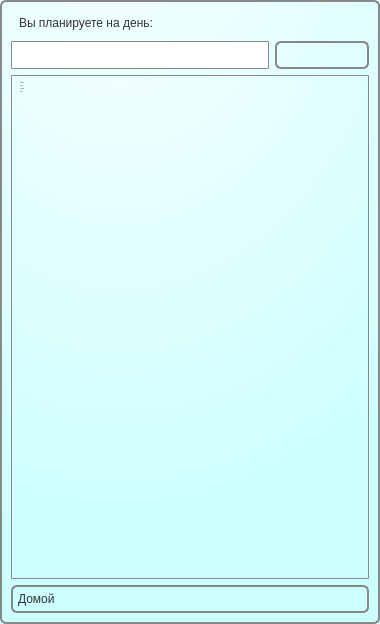
<?xml version="1.0" encoding="UTF-8"?>
<ui version="4.0">
 <class>LunchTimesList</class>
 <widget class="QWidget" name="LunchTimesList">
  <property name="geometry">
   <rect>
    <x>0</x>
    <y>0</y>
    <width>380</width>
    <height>624</height>
   </rect>
  </property>
  <property name="sizePolicy">
   <sizepolicy hsizetype="Fixed" vsizetype="Fixed">
    <horstretch>0</horstretch>
    <verstretch>0</verstretch>
   </sizepolicy>
  </property>
  <property name="palette">
   <palette>
    <active>
     <colorrole role="WindowText">
      <brush brushstyle="SolidPattern">
       <color alpha="255">
        <red>51</red>
        <green>51</green>
        <blue>51</blue>
       </color>
      </brush>
     </colorrole>
     <colorrole role="Button">
      <brush brushstyle="RadialGradientPattern">
       <gradient centralx="0.300000000000000" centraly="-0.400000000000000" focalx="0.300000000000000" focaly="-0.400000000000000" radius="1.300000000000000" type="RadialGradient" spread="PadSpread" coordinatemode="ObjectBoundingMode">
        <gradientstop position="0.000000000000000">
         <color alpha="255">
          <red>255</red>
          <green>255</green>
          <blue>255</blue>
         </color>
        </gradientstop>
        <gradientstop position="1.000000000000000">
         <color alpha="255">
          <red>205</red>
          <green>255</green>
          <blue>255</blue>
         </color>
        </gradientstop>
       </gradient>
      </brush>
     </colorrole>
     <colorrole role="Text">
      <brush brushstyle="SolidPattern">
       <color alpha="255">
        <red>51</red>
        <green>51</green>
        <blue>51</blue>
       </color>
      </brush>
     </colorrole>
     <colorrole role="ButtonText">
      <brush brushstyle="SolidPattern">
       <color alpha="255">
        <red>51</red>
        <green>51</green>
        <blue>51</blue>
       </color>
      </brush>
     </colorrole>
     <colorrole role="Base">
      <brush brushstyle="RadialGradientPattern">
       <gradient centralx="0.300000000000000" centraly="-0.400000000000000" focalx="0.300000000000000" focaly="-0.400000000000000" radius="1.300000000000000" type="RadialGradient" spread="PadSpread" coordinatemode="ObjectBoundingMode">
        <gradientstop position="0.000000000000000">
         <color alpha="255">
          <red>255</red>
          <green>255</green>
          <blue>255</blue>
         </color>
        </gradientstop>
        <gradientstop position="1.000000000000000">
         <color alpha="255">
          <red>205</red>
          <green>255</green>
          <blue>255</blue>
         </color>
        </gradientstop>
       </gradient>
      </brush>
     </colorrole>
     <colorrole role="Window">
      <brush brushstyle="RadialGradientPattern">
       <gradient centralx="0.300000000000000" centraly="-0.400000000000000" focalx="0.300000000000000" focaly="-0.400000000000000" radius="1.300000000000000" type="RadialGradient" spread="PadSpread" coordinatemode="ObjectBoundingMode">
        <gradientstop position="0.000000000000000">
         <color alpha="255">
          <red>255</red>
          <green>255</green>
          <blue>255</blue>
         </color>
        </gradientstop>
        <gradientstop position="1.000000000000000">
         <color alpha="255">
          <red>205</red>
          <green>255</green>
          <blue>255</blue>
         </color>
        </gradientstop>
       </gradient>
      </brush>
     </colorrole>
    </active>
    <inactive>
     <colorrole role="WindowText">
      <brush brushstyle="SolidPattern">
       <color alpha="255">
        <red>51</red>
        <green>51</green>
        <blue>51</blue>
       </color>
      </brush>
     </colorrole>
     <colorrole role="Button">
      <brush brushstyle="RadialGradientPattern">
       <gradient centralx="0.300000000000000" centraly="-0.400000000000000" focalx="0.300000000000000" focaly="-0.400000000000000" radius="1.300000000000000" type="RadialGradient" spread="PadSpread" coordinatemode="ObjectBoundingMode">
        <gradientstop position="0.000000000000000">
         <color alpha="255">
          <red>255</red>
          <green>255</green>
          <blue>255</blue>
         </color>
        </gradientstop>
        <gradientstop position="1.000000000000000">
         <color alpha="255">
          <red>205</red>
          <green>255</green>
          <blue>255</blue>
         </color>
        </gradientstop>
       </gradient>
      </brush>
     </colorrole>
     <colorrole role="Text">
      <brush brushstyle="SolidPattern">
       <color alpha="255">
        <red>51</red>
        <green>51</green>
        <blue>51</blue>
       </color>
      </brush>
     </colorrole>
     <colorrole role="ButtonText">
      <brush brushstyle="SolidPattern">
       <color alpha="255">
        <red>51</red>
        <green>51</green>
        <blue>51</blue>
       </color>
      </brush>
     </colorrole>
     <colorrole role="Base">
      <brush brushstyle="RadialGradientPattern">
       <gradient centralx="0.300000000000000" centraly="-0.400000000000000" focalx="0.300000000000000" focaly="-0.400000000000000" radius="1.300000000000000" type="RadialGradient" spread="PadSpread" coordinatemode="ObjectBoundingMode">
        <gradientstop position="0.000000000000000">
         <color alpha="255">
          <red>255</red>
          <green>255</green>
          <blue>255</blue>
         </color>
        </gradientstop>
        <gradientstop position="1.000000000000000">
         <color alpha="255">
          <red>205</red>
          <green>255</green>
          <blue>255</blue>
         </color>
        </gradientstop>
       </gradient>
      </brush>
     </colorrole>
     <colorrole role="Window">
      <brush brushstyle="RadialGradientPattern">
       <gradient centralx="0.300000000000000" centraly="-0.400000000000000" focalx="0.300000000000000" focaly="-0.400000000000000" radius="1.300000000000000" type="RadialGradient" spread="PadSpread" coordinatemode="ObjectBoundingMode">
        <gradientstop position="0.000000000000000">
         <color alpha="255">
          <red>255</red>
          <green>255</green>
          <blue>255</blue>
         </color>
        </gradientstop>
        <gradientstop position="1.000000000000000">
         <color alpha="255">
          <red>205</red>
          <green>255</green>
          <blue>255</blue>
         </color>
        </gradientstop>
       </gradient>
      </brush>
     </colorrole>
    </inactive>
    <disabled>
     <colorrole role="WindowText">
      <brush brushstyle="SolidPattern">
       <color alpha="255">
        <red>51</red>
        <green>51</green>
        <blue>51</blue>
       </color>
      </brush>
     </colorrole>
     <colorrole role="Button">
      <brush brushstyle="RadialGradientPattern">
       <gradient centralx="0.300000000000000" centraly="-0.400000000000000" focalx="0.300000000000000" focaly="-0.400000000000000" radius="1.300000000000000" type="RadialGradient" spread="PadSpread" coordinatemode="ObjectBoundingMode">
        <gradientstop position="0.000000000000000">
         <color alpha="255">
          <red>255</red>
          <green>255</green>
          <blue>255</blue>
         </color>
        </gradientstop>
        <gradientstop position="1.000000000000000">
         <color alpha="255">
          <red>205</red>
          <green>255</green>
          <blue>255</blue>
         </color>
        </gradientstop>
       </gradient>
      </brush>
     </colorrole>
     <colorrole role="Text">
      <brush brushstyle="SolidPattern">
       <color alpha="255">
        <red>51</red>
        <green>51</green>
        <blue>51</blue>
       </color>
      </brush>
     </colorrole>
     <colorrole role="ButtonText">
      <brush brushstyle="SolidPattern">
       <color alpha="255">
        <red>51</red>
        <green>51</green>
        <blue>51</blue>
       </color>
      </brush>
     </colorrole>
     <colorrole role="Base">
      <brush brushstyle="RadialGradientPattern">
       <gradient centralx="0.300000000000000" centraly="-0.400000000000000" focalx="0.300000000000000" focaly="-0.400000000000000" radius="1.300000000000000" type="RadialGradient" spread="PadSpread" coordinatemode="ObjectBoundingMode">
        <gradientstop position="0.000000000000000">
         <color alpha="255">
          <red>255</red>
          <green>255</green>
          <blue>255</blue>
         </color>
        </gradientstop>
        <gradientstop position="1.000000000000000">
         <color alpha="255">
          <red>205</red>
          <green>255</green>
          <blue>255</blue>
         </color>
        </gradientstop>
       </gradient>
      </brush>
     </colorrole>
     <colorrole role="Window">
      <brush brushstyle="RadialGradientPattern">
       <gradient centralx="0.300000000000000" centraly="-0.400000000000000" focalx="0.300000000000000" focaly="-0.400000000000000" radius="1.300000000000000" type="RadialGradient" spread="PadSpread" coordinatemode="ObjectBoundingMode">
        <gradientstop position="0.000000000000000">
         <color alpha="255">
          <red>255</red>
          <green>255</green>
          <blue>255</blue>
         </color>
        </gradientstop>
        <gradientstop position="1.000000000000000">
         <color alpha="255">
          <red>205</red>
          <green>255</green>
          <blue>255</blue>
         </color>
        </gradientstop>
       </gradient>
      </brush>
     </colorrole>
    </disabled>
   </palette>
  </property>
  <property name="windowTitle">
   <string>Типы трапез</string>
  </property>
  <property name="styleSheet">
   <string notr="true"> 
 QWidget {
color: #333;
border: 2px solid #888888;
font: 12pt &quot;Arial&quot;;
border-radius: 6px;
padding: 5px;
background: qradialgradient(cx: 0.3, cy: -0.4,
fx: 0.3, fy: -0.4,
radius: 1.3, stop: 0 #fff, stop: 1 #cdffff);
min-width: 80px;
}
 
</string>
  </property>
  <layout class="QGridLayout" name="gridLayout">
   <item row="1" column="0">
    <widget class="QLineEdit" name="dayEdit">
     <property name="enabled">
      <bool>false</bool>
     </property>
     <property name="styleSheet">
      <string notr="true"> 
 QLineEdit {
color: #333;
border: 1px solid #888888;
font: 24pt &quot;Arial&quot;;
border-radius: 1px;
padding: 5px;
background: qradialgradient(cx: 0.3, cy: -0.4,
fx: 0.3, fy: -0.4,
radius: 1.3, stop: 0 #fff, stop: 1 #cdffff);
min-width: 80px;
text-align:left
}
</string>
     </property>
    </widget>
   </item>
   <item row="1" column="1">
    <widget class="QPushButton" name="calendarButton">
     <property name="sizePolicy">
      <sizepolicy hsizetype="Fixed" vsizetype="Fixed">
       <horstretch>0</horstretch>
       <verstretch>0</verstretch>
      </sizepolicy>
     </property>
     <property name="styleSheet">
      <string notr="true"> QPushButton {
color: #333;
border: 2px solid #888888;
font: 30pt &quot;Arial&quot;;
border-radius: 6px;
padding: 5px;
background: qradialgradient(cx: 0.3, cy: -0.4,
fx: 0.3, fy: -0.4,
radius: 1.3, stop: 0 #fff, stop: 1 #cdffff);
min-width: 80px;
}</string>
     </property>
     <property name="text">
      <string/>
     </property>
     <property name="icon">
      <iconset resource="images_resources.qrc">
       <normaloff>:/images/img/calendar_2991.png</normaloff>:/images/img/calendar_2991.png</iconset>
     </property>
     <property name="iconSize">
      <size>
       <width>48</width>
       <height>48</height>
      </size>
     </property>
    </widget>
   </item>
   <item row="2" column="0" colspan="2">
    <widget class="QListWidget" name="lunchTimesListWidget">
     <property name="palette">
      <palette>
       <active>
        <colorrole role="WindowText">
         <brush brushstyle="SolidPattern">
          <color alpha="255">
           <red>51</red>
           <green>51</green>
           <blue>51</blue>
          </color>
         </brush>
        </colorrole>
        <colorrole role="Button">
         <brush brushstyle="RadialGradientPattern">
          <gradient centralx="0.300000000000000" centraly="-0.400000000000000" focalx="0.300000000000000" focaly="-0.400000000000000" radius="1.300000000000000" type="RadialGradient" spread="PadSpread" coordinatemode="ObjectBoundingMode">
           <gradientstop position="0.000000000000000">
            <color alpha="255">
             <red>255</red>
             <green>255</green>
             <blue>255</blue>
            </color>
           </gradientstop>
           <gradientstop position="1.000000000000000">
            <color alpha="255">
             <red>205</red>
             <green>255</green>
             <blue>255</blue>
            </color>
           </gradientstop>
          </gradient>
         </brush>
        </colorrole>
        <colorrole role="Text">
         <brush brushstyle="SolidPattern">
          <color alpha="255">
           <red>51</red>
           <green>51</green>
           <blue>51</blue>
          </color>
         </brush>
        </colorrole>
        <colorrole role="BrightText">
         <brush brushstyle="SolidPattern">
          <color alpha="255">
           <red>205</red>
           <green>255</green>
           <blue>255</blue>
          </color>
         </brush>
        </colorrole>
        <colorrole role="ButtonText">
         <brush brushstyle="SolidPattern">
          <color alpha="255">
           <red>51</red>
           <green>51</green>
           <blue>51</blue>
          </color>
         </brush>
        </colorrole>
        <colorrole role="Base">
         <brush brushstyle="RadialGradientPattern">
          <gradient centralx="0.300000000000000" centraly="-0.400000000000000" focalx="0.300000000000000" focaly="-0.400000000000000" radius="1.300000000000000" type="RadialGradient" spread="PadSpread" coordinatemode="ObjectBoundingMode">
           <gradientstop position="0.000000000000000">
            <color alpha="255">
             <red>255</red>
             <green>255</green>
             <blue>255</blue>
            </color>
           </gradientstop>
           <gradientstop position="1.000000000000000">
            <color alpha="255">
             <red>205</red>
             <green>255</green>
             <blue>255</blue>
            </color>
           </gradientstop>
          </gradient>
         </brush>
        </colorrole>
        <colorrole role="Window">
         <brush brushstyle="RadialGradientPattern">
          <gradient centralx="0.300000000000000" centraly="-0.400000000000000" focalx="0.300000000000000" focaly="-0.400000000000000" radius="1.300000000000000" type="RadialGradient" spread="PadSpread" coordinatemode="ObjectBoundingMode">
           <gradientstop position="0.000000000000000">
            <color alpha="255">
             <red>255</red>
             <green>255</green>
             <blue>255</blue>
            </color>
           </gradientstop>
           <gradientstop position="1.000000000000000">
            <color alpha="255">
             <red>205</red>
             <green>255</green>
             <blue>255</blue>
            </color>
           </gradientstop>
          </gradient>
         </brush>
        </colorrole>
       </active>
       <inactive>
        <colorrole role="WindowText">
         <brush brushstyle="SolidPattern">
          <color alpha="255">
           <red>51</red>
           <green>51</green>
           <blue>51</blue>
          </color>
         </brush>
        </colorrole>
        <colorrole role="Button">
         <brush brushstyle="RadialGradientPattern">
          <gradient centralx="0.300000000000000" centraly="-0.400000000000000" focalx="0.300000000000000" focaly="-0.400000000000000" radius="1.300000000000000" type="RadialGradient" spread="PadSpread" coordinatemode="ObjectBoundingMode">
           <gradientstop position="0.000000000000000">
            <color alpha="255">
             <red>255</red>
             <green>255</green>
             <blue>255</blue>
            </color>
           </gradientstop>
           <gradientstop position="1.000000000000000">
            <color alpha="255">
             <red>205</red>
             <green>255</green>
             <blue>255</blue>
            </color>
           </gradientstop>
          </gradient>
         </brush>
        </colorrole>
        <colorrole role="Text">
         <brush brushstyle="SolidPattern">
          <color alpha="255">
           <red>51</red>
           <green>51</green>
           <blue>51</blue>
          </color>
         </brush>
        </colorrole>
        <colorrole role="BrightText">
         <brush brushstyle="SolidPattern">
          <color alpha="255">
           <red>205</red>
           <green>255</green>
           <blue>255</blue>
          </color>
         </brush>
        </colorrole>
        <colorrole role="ButtonText">
         <brush brushstyle="SolidPattern">
          <color alpha="255">
           <red>51</red>
           <green>51</green>
           <blue>51</blue>
          </color>
         </brush>
        </colorrole>
        <colorrole role="Base">
         <brush brushstyle="RadialGradientPattern">
          <gradient centralx="0.300000000000000" centraly="-0.400000000000000" focalx="0.300000000000000" focaly="-0.400000000000000" radius="1.300000000000000" type="RadialGradient" spread="PadSpread" coordinatemode="ObjectBoundingMode">
           <gradientstop position="0.000000000000000">
            <color alpha="255">
             <red>255</red>
             <green>255</green>
             <blue>255</blue>
            </color>
           </gradientstop>
           <gradientstop position="1.000000000000000">
            <color alpha="255">
             <red>205</red>
             <green>255</green>
             <blue>255</blue>
            </color>
           </gradientstop>
          </gradient>
         </brush>
        </colorrole>
        <colorrole role="Window">
         <brush brushstyle="RadialGradientPattern">
          <gradient centralx="0.300000000000000" centraly="-0.400000000000000" focalx="0.300000000000000" focaly="-0.400000000000000" radius="1.300000000000000" type="RadialGradient" spread="PadSpread" coordinatemode="ObjectBoundingMode">
           <gradientstop position="0.000000000000000">
            <color alpha="255">
             <red>255</red>
             <green>255</green>
             <blue>255</blue>
            </color>
           </gradientstop>
           <gradientstop position="1.000000000000000">
            <color alpha="255">
             <red>205</red>
             <green>255</green>
             <blue>255</blue>
            </color>
           </gradientstop>
          </gradient>
         </brush>
        </colorrole>
       </inactive>
       <disabled>
        <colorrole role="WindowText">
         <brush brushstyle="SolidPattern">
          <color alpha="255">
           <red>51</red>
           <green>51</green>
           <blue>51</blue>
          </color>
         </brush>
        </colorrole>
        <colorrole role="Button">
         <brush brushstyle="RadialGradientPattern">
          <gradient centralx="0.300000000000000" centraly="-0.400000000000000" focalx="0.300000000000000" focaly="-0.400000000000000" radius="1.300000000000000" type="RadialGradient" spread="PadSpread" coordinatemode="ObjectBoundingMode">
           <gradientstop position="0.000000000000000">
            <color alpha="255">
             <red>255</red>
             <green>255</green>
             <blue>255</blue>
            </color>
           </gradientstop>
           <gradientstop position="1.000000000000000">
            <color alpha="255">
             <red>205</red>
             <green>255</green>
             <blue>255</blue>
            </color>
           </gradientstop>
          </gradient>
         </brush>
        </colorrole>
        <colorrole role="Text">
         <brush brushstyle="SolidPattern">
          <color alpha="255">
           <red>51</red>
           <green>51</green>
           <blue>51</blue>
          </color>
         </brush>
        </colorrole>
        <colorrole role="BrightText">
         <brush brushstyle="SolidPattern">
          <color alpha="255">
           <red>205</red>
           <green>255</green>
           <blue>255</blue>
          </color>
         </brush>
        </colorrole>
        <colorrole role="ButtonText">
         <brush brushstyle="SolidPattern">
          <color alpha="255">
           <red>51</red>
           <green>51</green>
           <blue>51</blue>
          </color>
         </brush>
        </colorrole>
        <colorrole role="Base">
         <brush brushstyle="RadialGradientPattern">
          <gradient centralx="0.300000000000000" centraly="-0.400000000000000" focalx="0.300000000000000" focaly="-0.400000000000000" radius="1.300000000000000" type="RadialGradient" spread="PadSpread" coordinatemode="ObjectBoundingMode">
           <gradientstop position="0.000000000000000">
            <color alpha="255">
             <red>255</red>
             <green>255</green>
             <blue>255</blue>
            </color>
           </gradientstop>
           <gradientstop position="1.000000000000000">
            <color alpha="255">
             <red>205</red>
             <green>255</green>
             <blue>255</blue>
            </color>
           </gradientstop>
          </gradient>
         </brush>
        </colorrole>
        <colorrole role="Window">
         <brush brushstyle="RadialGradientPattern">
          <gradient centralx="0.300000000000000" centraly="-0.400000000000000" focalx="0.300000000000000" focaly="-0.400000000000000" radius="1.300000000000000" type="RadialGradient" spread="PadSpread" coordinatemode="ObjectBoundingMode">
           <gradientstop position="0.000000000000000">
            <color alpha="255">
             <red>255</red>
             <green>255</green>
             <blue>255</blue>
            </color>
           </gradientstop>
           <gradientstop position="1.000000000000000">
            <color alpha="255">
             <red>205</red>
             <green>255</green>
             <blue>255</blue>
            </color>
           </gradientstop>
          </gradient>
         </brush>
        </colorrole>
       </disabled>
      </palette>
     </property>
     <property name="font">
      <font>
       <family>pt Arial</family>
       <pointsize>-1</pointsize>
       <weight>50</weight>
       <italic>false</italic>
       <bold>false</bold>
      </font>
     </property>
     <property name="styleSheet">
      <string notr="true"> QListWidget {
color: #333;
border: 1px solid #888888;
font: 36px pt &quot;Arial&quot;;
border-radius: 1px;
padding: 5px;
background: qradialgradient(cx: 0.3, cy: -0.4,
fx: 0.3, fy: -0.4,
radius: 1.3, stop: 0 #fff, stop: 1 #cdffff);
min-width: 80px;
text-align:left
}</string>
     </property>
     <property name="frameShape">
      <enum>QFrame::NoFrame</enum>
     </property>
     <property name="frameShadow">
      <enum>QFrame::Plain</enum>
     </property>
     <item>
      <property name="text">
       <string>Завтрак</string>
      </property>
     </item>
     <item>
      <property name="text">
       <string>Обед</string>
      </property>
     </item>
     <item>
      <property name="text">
       <string>Полдник</string>
      </property>
     </item>
     <item>
      <property name="text">
       <string>Ужин</string>
      </property>
     </item>
    </widget>
   </item>
   <item row="0" column="0" colspan="2">
    <widget class="QLabel" name="label">
     <property name="styleSheet">
      <string notr="true"> 
 QLabel {
color: #333;
border: 0px solid #888888;
font:24pt &quot;Arial&quot;;
border-radius: 6px;
padding: 5px;
background: qradialgradient(cx: 0.3, cy: -0.4,
fx: 0.3, fy: -0.4,
radius: 1.3, stop: 0 #fff, stop: 1 #cdffff);
min-width: 80px;
text-align:left
}
 
</string>
     </property>
     <property name="text">
      <string>Вы планируете на день:</string>
     </property>
    </widget>
   </item>
   <item row="3" column="0" colspan="2">
    <widget class="QPushButton" name="toMainButton">
     <property name="styleSheet">
      <string notr="true"> QPushButton {
color: #333;
border: 2px solid #888888;
font: 30pt &quot;Arial&quot;;
border-radius: 6px;
padding: 5px;
background: qradialgradient(cx: 0.3, cy: -0.4,
fx: 0.3, fy: -0.4,
radius: 1.3, stop: 0 #fff, stop: 1 #cdffff);
min-width: 80px;
text-align:left
}</string>
     </property>
     <property name="text">
      <string>Домой</string>
     </property>
     <property name="icon">
      <iconset resource="images_resources.qrc">
       <normaloff>:/images/img/kfm_home_6893.png</normaloff>:/images/img/kfm_home_6893.png</iconset>
     </property>
     <property name="iconSize">
      <size>
       <width>48</width>
       <height>48</height>
      </size>
     </property>
    </widget>
   </item>
  </layout>
 </widget>
 <resources>
  <include location="images_resources.qrc"/>
 </resources>
 <connections/>
</ui>
